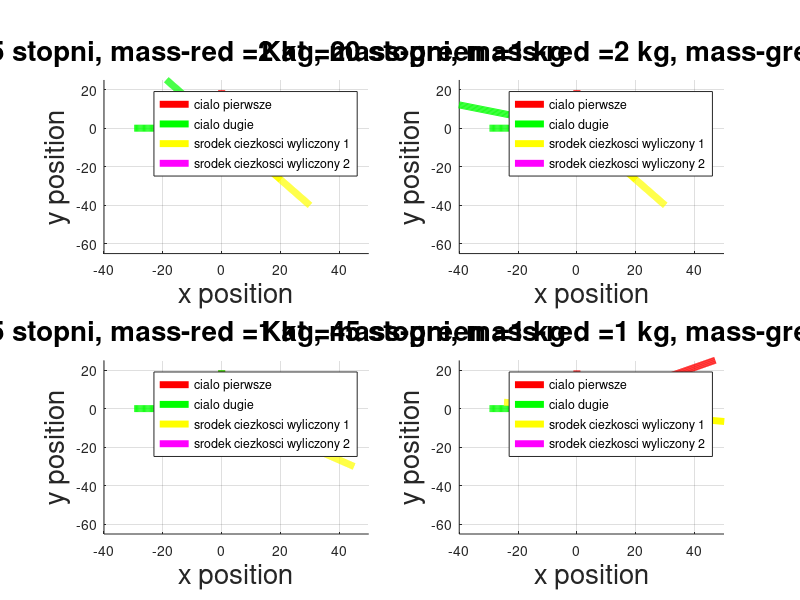

This chart was generated by the following MATLAB code:
clc;                %% Clear all console
clear;              %% Clear all variables 

time_sample =0.1;


function rysuj_tor(kat_deg, numer_okna , masa1, masa2)
  time_sample =0.1;
  %%czastka pierwsza
  m1 = masa1;     %% masa pierwszego ciala
  v1 = [0,-2];     %%predkosc poczatkowa pierwszego ciala
  pos10 = [0,20];  %%pozycja poczatkowa ciala pierwszego
  
  %%czastka druga
  m2 = masa2;
  v2 = [3,0];
  pos20 = [-30,0];
  time = 0:time_sample:10;
  kat_zderzenia = deg2rad(kat_deg);    %% kat pod jakim zderzaj� si� czastki
  kat_zderzenia180 = deg2rad(180 + kat_deg);
  for i = 1:(10/time_sample)
    %% pozcycja pierwszego ciala
    pos1(1,i) = pos10(1) + v1(1) * i * time_sample;
    pos1(2,i) = pos10(2) + v1(2) * i * time_sample;
    
    %% pozcycja drugiego ciala
    pos2(1,i) = pos20(1) + v2(1) * i * time_sample;
    pos2(2,i) = pos20(2) + v2(2) * i * time_sample;
    
    %%srodek masy
    srodek(1,i) = ( pos1(1,i) * m1 + pos2(1,i) * m2 ) / (m1+m2);
    srodek(2,i) = ( pos1(2,i) * m1 + pos2(2,i) * m2 ) / (m1+m2);
  endfor
  printf("polczylilem przebiegi %s \n", ctime(now()));
  
  %%obliczanie zmian srodka masy 
  srodek(1,length(srodek(1,:))-1 );
  dxsrodek = ( srodek(1,length(srodek(1,:))) - srodek(1,length(srodek(1,:)) - 1) );
  dysrodek = srodek(2,length(srodek(2,:))) - srodek(2,length(srodek(2,:)) - 1);
  wczesniejsza_dlugosc = length(srodek(1,:));
  
  for i = wczesniejsza_dlugosc:(wczesniejsza_dlugosc + 10/time_sample)
    %%srodek masy
    srodek(1,i) = srodek(1,wczesniejsza_dlugosc) + dxsrodek * i;
    srodek(2,i) = srodek(2,wczesniejsza_dlugosc) + dysrodek * i;
  endfor
  
  
  
  %%po zderzeniu:
  prev_v1 = v1;
  prev_v2 = v2;
  
  %% os X:
  v1(1) = 2*m2/(m1 +m2) * prev_v2(1) * cos(kat_zderzenia)*cos(kat_zderzenia);
  v2(1) = 2*m1/(m1 +m2) * prev_v1(1) * cos(kat_zderzenia)*cos(kat_zderzenia180) + (m2 *sin(kat_zderzenia180) - m1 * cos(kat_zderzenia180))/(m1 * sin(kat_zderzenia180)+m2* cos(kat_zderzenia180)) * prev_v2(1);
  
  %% os Y:
  v1(2) = 2*m2/(m1 +m2) * prev_v2(2) * cos(kat_zderzenia)*sin(kat_zderzenia) + (m1  *sin(kat_zderzenia) - m2  * cos(kat_zderzenia))/(m1 * sin(kat_zderzenia)+m2 * cos(kat_zderzenia)) * prev_v1(2);
  v2(2) = 2*m1/(m1 +m2) * prev_v1(2) *cos(kat_zderzenia)*sin(kat_zderzenia180);
  
  for i = 1:(20/time_sample)
    %% pozcycja pierwszego ciala
    
    pos1(1,(i + wczesniejsza_dlugosc)) = pos1(1, wczesniejsza_dlugosc) + v1(1) * i * time_sample;
    pos1(2,(i + wczesniejsza_dlugosc)) = pos1(2,wczesniejsza_dlugosc) + v1(2) * i * time_sample;
    
    %% pozcycja drugiego ciala
    pos2(1,(i + wczesniejsza_dlugosc)) = pos2(1,wczesniejsza_dlugosc) + v2(1) * i * time_sample;
    pos2(2,(i + wczesniejsza_dlugosc)) = pos2(2,wczesniejsza_dlugosc) + v2(2) * i * time_sample;
    
  endfor;
  
  %%sprawdzenie �rodka masy
  for i = 1:(20/time_sample)
    srodek2(1,i) = ( m1 * pos1(1,(i +wczesniejsza_dlugosc)) + m2 * pos2(1,(i + wczesniejsza_dlugosc))  ) / (m1+m2);
    srodek2(2,i) = ( m1 * pos1(2,(i +wczesniejsza_dlugosc)) + m2 * pos2(2,(i + wczesniejsza_dlugosc)) ) / (m1+m2);
  endfor;
  
  if(numer_okna == 1)
    screen = get(0,"screensize");
    figure(1,"position",[(screen(1) + 5) (screen(2) + 80) (screen(3) - 5) (screen(4) - 180)]);
  endif
  subplot(2,2,numer_okna);
  grid on;
  podpis = strcat ("Kat = ", num2str(kat_deg), " stopni, mass-red = ",  num2str(masa1)," kg, mass-green = ",num2str(masa2), " kg");
  change = title(podpis);
  set(change, 'fontsize', 20);
  change = xlabel ("x position");
  set(change, 'fontsize', 20);
  change = ylabel ("y position");
  set(change, 'fontsize', 20);
  hold on;    %%do zlapania przebieg�w na jednym
  axis([-40 50 -65 25]);
  plot(pos1(1,:),pos1(2,:), 'r',  "linewidth", 5);
  plot(pos2(1,:),pos2(2,:), 'g',  "linewidth", 5);
  plot(srodek(1,:),srodek(2,:), 'y',  "linewidth", 5);
  plot(srodek2(1,:),srodek2(2,:), 'm',  "linewidth", 5);
 change = legend ("cialo pierwsze", "cialo dugie","srodek ciezkosci wyliczony 1", "srodek ciezkosci wyliczony 2");
  
endfunction

rysuj_tor(45, 1,2,1);
rysuj_tor(20, 2,2,1);
rysuj_tor(45, 3,1,1);
rysuj_tor(45, 4,1,5);


